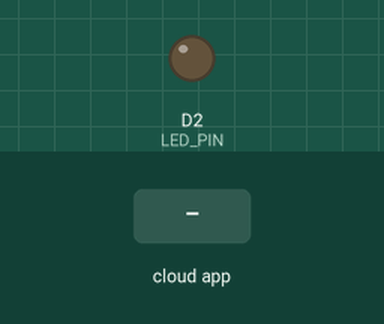
This sketch was run on a simulated ESP8266 (NodeMCU). On the bench: output pins drawn as LEDs (lit = HIGH). The test bench sets the inputs (shaded band). WiFi joins after 1.5 s; servers stay silent unless stated; the Firebase database answers and starts empty.

Above: at 3.0 s.
3.1 s: the phone or cloud app sets boton to 0
At 4.1 s:
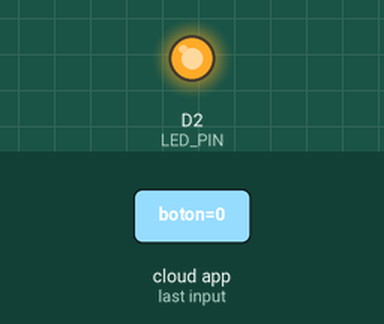
Timing chart, 0 to 6.1 s (numbered marks = the images above; inputs shaded):
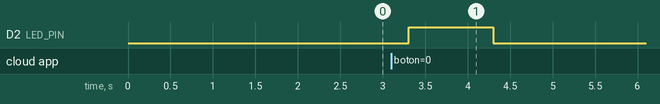

The sketch:

firebase.ino
```cpp
#include <ESP8266WiFi.h>
#include <FirebaseArduino.h>

#define FIREBASE_HOST "jName.firebaseio.com"
#define FIREBASE_AUTH "JXXXXXXXXXXXXXXXXXXXXXXXXXXXXXXXXXXXX"
#define WIFI_SSID "INFINITUMXXXX"
#define WIFI_PASSWORD "0123456789"
#define LED_PIN D2
String last, current;
int n = 0;

void setup() {
  //Serial.begin(9600);
  pinMode(LED_PIN, OUTPUT);
  WiFi.begin(WIFI_SSID, WIFI_PASSWORD);
  //Serial.print("connecting");
  while (WiFi.status() != WL_CONNECTED) {
    //Serial.print(".");
    delay(500);
  }
  // Serial.print("connected: ");
  // Serial.println(WiFi.localIP());
  Firebase.begin(FIREBASE_HOST, FIREBASE_AUTH);
  // Firebase.setString("boton", "1");
  current = Firebase.getString("boton");
  last = current;
  Firebase.setString("ESP", "Listo_para_transmitir");
}

void loop() {
  last = current;
  current = Firebase.getString("boton");
  //Serial.print("current: ");Serial.println(current);
  //Firebase.setString("ESP2", String(n));
  if(current != last) {
    //Serial.println("The button is pressed");
    Firebase.setString("ESP", "La_señal_fue_activada");
    digitalWrite(LED_PIN, HIGH); delay(1000); digitalWrite(LED_PIN, LOW);
    Firebase.setString("ESP", "Listo_para_transmitir");
    }
  n=n+1;
}
```

Measured:
- after the input at 3.1 s, D2 (LED_PIN): LOW → HIGH after 0.20 s, → LOW 1.0 s later
